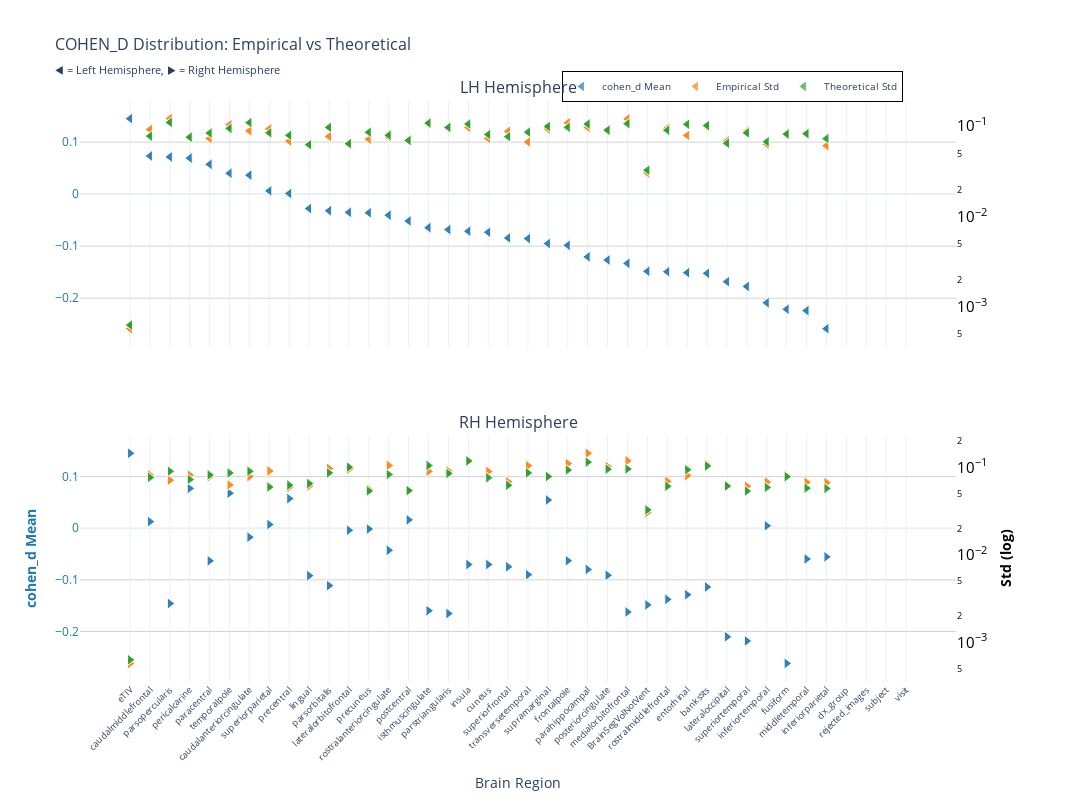
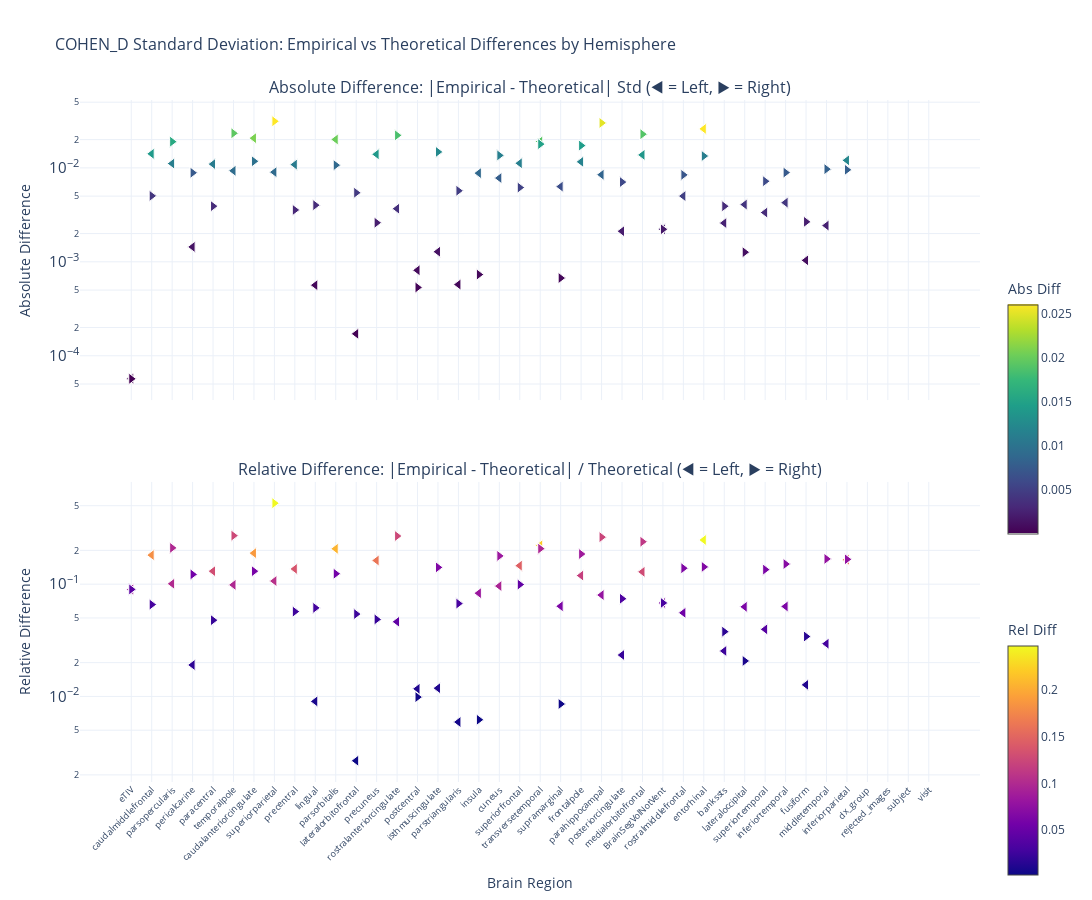

Notebook cell for these charts, in order:
### Markdown cell above
### p-value

### Code cell
nu_nav = df_navr[(df_navr["study"] == "longitudinal") & (df_navr["group"] == "HC-PD")]
data_path = stats_dir / f"cohen_d_longitudinal_{METRIC}.parquet"
df, stats = get_test_stats(
    data_path, stat_functions_F, nu_nav, hemisphere=True, study="longitudinal"
)
show_figure(
    stats, hemisphere=True, stat_name="cohen_d", study="longitudinal", metric=METRIC
)

### Figure 1 — Plotly figure (JSON) as saved in the notebook; plotly's stock layout.template omitted (floating-point values rounded to 4 significant figures)
{"data": [{"hovertemplate": "<b>%{x}</b><br>Mean cohen_d: %{y:.2f}<br><extra></extra>", "legendgroup": "mean", "marker": {"color": "#1f77b4", "line": {"color": "white", "width": 1}, "opacity": 0.7, "size": 10, "symbol": "triangle-left"}, "mode": "markers", "name": "cohen_d Mean", "showlegend": true, "type": "scatter", "x": ["eTIV", "eTIV", "caudalmiddlefrontal", "caudalmiddlefrontal", "parsopercularis", "parsopercularis", "pericalcarine", "pericalcarine", "paracentral", "paracentral", "temporalpole", "temporalpole", "caudalanteriorcingulate", "caudalanteriorcingulate", "superiorparietal", "superiorparietal", "precentral", "precentral", "lingual", "lingual", "parsorbitalis", "parsorbitalis", "lateralorbitofrontal", "lateralorbitofrontal", "precuneus", "precuneus", "rostralanteriorcingulate", "rostralanteriorcingulate", "postcentral", "postcentral", "isthmuscingulate", "isthmuscingulate", "parstriangularis", "parstriangularis", "insula", "insula", "cuneus", "cuneus", "superiorfrontal", "superiorfrontal", "transversetemporal", "transversetemporal", "supramarginal", "supramarginal", "frontalpole", "frontalpole", "parahippocampal", "parahippocampal", "posteriorcingulate", "posteriorcingulate", "medialorbitofrontal", "medialorbitofrontal", "BrainSegVolNotVent", "BrainSegVolNotVent", "rostralmiddlefrontal", "rostralmiddlefrontal", "entorhinal", "entorhinal", "bankssts", "bankssts", "lateraloccipital", "lateraloccipital", "superiortemporal", "superiortemporal", "inferiortemporal", "inferiortemporal", "fusiform", "fusiform", "middletemporal", "middletemporal", "inferiorparietal", "inferiorparietal", "dx_group", "rejected_images", "subject", "visit"], "xaxis": "x", "y": [0.1452, 0.1452, 0.07339, 0.07339, 0.07151, 0.07151, 0.06927, 0.06927, 0.05726, 0.05726, 0.04012, 0.04012, 0.0365, 0.0365, 0.006273, 0.006273, 0.001212, 0.001212, -0.02777, -0.02777, -0.03201, -0.03201, -0.03501, -0.03501, -0.0359, -0.0359, -0.04049, -0.04049, -0.05163, -0.05163, -0.06443, -0.06443, -0.06829, -0.06829, -0.07122, -0.07122, -0.07324, -0.07324, -0.08432, -0.08432, -0.08555, -0.08555, -0.09506, -0.09506, -0.0985, -0.0985, -0.1207, -0.1207, -0.1266, -0.1266, -0.1331, -0.1331, -0.1484, -0.1484, -0.1491, -0.1491, -0.151, -0.151, -0.1524, -0.1524, -0.1684, -0.1684, -0.1776, -0.1776, -0.2089, -0.2089, -0.2214, -0.2214, -0.224, -0.224, -0.2588, -0.2588, NaN, NaN, NaN, NaN], "yaxis": "y"}, {"hovertemplate": "<b>%{x}</b><br>Empirical Std: %{y:.3f}<br><extra></extra>", "legendgroup": "empirical", "marker": {"color": "#ff7f0e", "line": {"color": "white", "width": 1}, "opacity": 0.7, "size": 10, "symbol": "triangle-left"}, "mode": "markers", "name": "Empirical Std", "showlegend": true, "type": "scatter", "x": ["eTIV", "eTIV", "caudalmiddlefrontal", "caudalmiddlefrontal", "parsopercularis", "parsopercularis", "pericalcarine", "pericalcarine", "paracentral", "paracentral", "temporalpole", "temporalpole", "caudalanteriorcingulate", "caudalanteriorcingulate", "superiorparietal", "superiorparietal", "precentral", "precentral", "lingual", "lingual", "parsorbitalis", "parsorbitalis", "lateralorbitofrontal", "lateralorbitofrontal", "precuneus", "precuneus", "rostralanteriorcingulate", "rostralanteriorcingulate", "postcentral", "postcentral", "isthmuscingulate", "isthmuscingulate", "parstriangularis", "parstriangularis", "insula", "insula", "cuneus", "cuneus", "superiorfrontal", "superiorfrontal", "transversetemporal", "transversetemporal", "supramarginal", "supramarginal", "frontalpole", "frontalpole", "parahippocampal", "parahippocampal", "posteriorcingulate", "posteriorcingulate", "medialorbitofrontal", "medialorbitofrontal", "BrainSegVolNotVent", "BrainSegVolNotVent", "rostralmiddlefrontal", "rostralmiddlefrontal", "entorhinal", "entorhinal", "bankssts", "bankssts", "lateraloccipital", "lateraloccipital", "superiortemporal", "superiortemporal", "inferiortemporal", "inferiortemporal", "fusiform", "fusiform", "middletemporal", "middletemporal", "inferiorparietal", "inferiorparietal", "dx_group", "rejected_images", "subject", "visit"], "xaxis": "x", "y": [0.0005753, 0.0005753, 0.09179, 0.09179, 0.1214, 0.1214, 0.077, 0.077, 0.073, 0.073, 0.1038, 0.1038, 0.08884, 0.08884, 0.09344, 0.09344, 0.06842, 0.06842, 0.06192, 0.06192, 0.077, 0.077, 0.06422, 0.06422, 0.07179, 0.07179, 0.07579, 0.07579, 0.07035, 0.07035, 0.1094, 0.1094, 0.09745, 0.09745, 0.09691, 0.09691, 0.0732, 0.0732, 0.0878, 0.0878, 0.06693, 0.06693, 0.09297, 0.09297, 0.1088, 0.1088, 0.09714, 0.09714, 0.08842, 0.08842, 0.1205, 0.1205, 0.03039, 0.03039, 0.0952, 0.0952, 0.07902, 0.07902, 0.09912, 0.09912, 0.06883, 0.06883, 0.08783, 0.08783, 0.06307, 0.06307, 0.08279, 0.08279, 0.08488, 0.08488, 0.06085, 0.06085, NaN, NaN, NaN, NaN], "yaxis": "y2"}, {"error_y": {"array": [1.256e-05, 1.256e-05, 0.001543, 0.001543, 0.00219, 0.00219, 0.001501, 0.001501, 0.001668, 0.001668, 0.001877, 0.001877, 0.002177, 0.002177, 0.001678, 0.001678, 0.001575, 0.001575, 0.001242, 0.001242, 0.001929, 0.001929, 0.001273, 0.001273, 0.001703, 0.001703, 0.001579, 0.001579, 0.001382, 0.001382, 0.002149, 0.002149, 0.001925, 0.001925, 0.0021, 0.0021, 0.001609, 0.001609, 0.001522, 0.001522, 0.001709, 0.001709, 0.001973, 0.001973, 0.001931, 0.001931, 0.002098, 0.002098, 0.001799, 0.001799, 0.002121, 0.002121, 0.000648, 0.000648, 0.001792, 0.001792, 0.002087, 0.002087, 0.002021, 0.002021, 0.001287, 0.001287, 0.001679, 0.001679, 0.001338, 0.001338, 0.001624, 0.001624, 0.001638, 0.001638, 0.001448, 0.001448, NaN, NaN, NaN, NaN], "arrayminus": [1.231e-05, 1.231e-05, 0.001513, 0.001513, 0.002147, 0.002147, 0.001472, 0.001472, 0.001635, 0.001635, 0.001839, 0.001839, 0.002134, 0.002134, 0.001644, 0.001644, 0.001543, 0.001543, 0.001217, 0.001217, 0.00189, 0.00189, 0.001247, 0.001247, 0.00167, 0.00167, 0.001548, 0.001548, 0.001354, 0.001354, 0.002106, 0.002106, 0.001887, 0.001887, 0.002059, 0.002059, 0.001577, 0.001577, 0.001492, 0.001492, 0.001675, 0.001675, 0.001934, 0.001934, 0.001892, 0.001892, 0.002056, 0.002056, 0.001763, 0.001763, 0.002079, 0.002079, 0.0006352, 0.0006352, 0.001757, 0.001757, 0.002045, 0.002045, 0.001981, 0.001981, 0.001261, 0.001261, 0.001645, 0.001645, 0.001311, 0.001311, 0.001592, 0.001592, 0.001606, 0.001606, 0.001419, 0.001419, NaN, NaN, NaN, NaN], "color": "#2ca02c", "thickness": 1, "type": "data", "visible": true, "width": 2}, "hovertemplate": "<b>%{x}</b><br>Theoretical Std: %{y:.3f}<br><extra></extra>", "legendgroup": "theoretical", "marker": {"color": "#2ca02c", "line": {"color": "white", "width": 1}, "opacity": 0.7, "size": 10, "symbol": "triangle-left"}, "mode": "markers", "name": "Theoretical Std", "showlegend": true, "type": "scatter", "x": ["eTIV", "eTIV", "caudalmiddlefrontal", "caudalmiddlefrontal", "parsopercularis", "parsopercularis", "pericalcarine", "pericalcarine", "paracentral", "paracentral", "temporalpole", "temporalpole", "caudalanteriorcingulate", "caudalanteriorcingulate", "superiorparietal", "superiorparietal", "precentral", "precentral", "lingual", "lingual", "parsorbitalis", "parsorbitalis", "lateralorbitofrontal", "lateralorbitofrontal", "precuneus", "precuneus", "rostralanteriorcingulate", "rostralanteriorcingulate", "postcentral", "postcentral", "isthmuscingulate", "isthmuscingulate", "parstriangularis", "parstriangularis", "insula", "insula", "cuneus", "cuneus", "superiorfrontal", "superiorfrontal", "transversetemporal", "transversetemporal", "supramarginal", "supramarginal", "frontalpole", "frontalpole", "parahippocampal", "parahippocampal", "posteriorcingulate", "posteriorcingulate", "medialorbitofrontal", "medialorbitofrontal", "BrainSegVolNotVent", "BrainSegVolNotVent", "rostralmiddlefrontal", "rostralmiddlefrontal", "entorhinal", "entorhinal", "bankssts", "bankssts", "lateraloccipital", "lateraloccipital", "superiortemporal", "superiortemporal", "inferiortemporal", "inferiortemporal", "fusiform", "fusiform", "middletemporal", "middletemporal", "inferiorparietal", "inferiorparietal", "dx_group", "rejected_images", "subject", "visit"], "xaxis": "x", "y": [0.0006321, 0.0006321, 0.07768, 0.07768, 0.1102, 0.1102, 0.07556, 0.07556, 0.08397, 0.08397, 0.09444, 0.09444, 0.1096, 0.1096, 0.08443, 0.08443, 0.07924, 0.07924, 0.06249, 0.06249, 0.09707, 0.09707, 0.06405, 0.06405, 0.08573, 0.08573, 0.07947, 0.07947, 0.06953, 0.06953, 0.1081, 0.1081, 0.09688, 0.09688, 0.1057, 0.1057, 0.08099, 0.08099, 0.0766, 0.0766, 0.08601, 0.08601, 0.09929, 0.09929, 0.09717, 0.09717, 0.1056, 0.1056, 0.09054, 0.09054, 0.1068, 0.1068, 0.03261, 0.03261, 0.09019, 0.09019, 0.105, 0.105, 0.1017, 0.1017, 0.06476, 0.06476, 0.08449, 0.08449, 0.06734, 0.06734, 0.08176, 0.08176, 0.08245, 0.08245, 0.07288, 0.07288, NaN, NaN, NaN, NaN], "yaxis": "y2"}, {"hovertemplate": "<b>%{x}</b><br>Mean cohen_d: %{y:.2f}<br><extra></extra>", "legendgroup": "mean", "marker": {"color": "#1f77b4", "line": {"color": "white", "width": 1}, "opacity": 0.7, "size": 10, "symbol": "triangle-right"}, "mode": "markers", "name": "cohen_d Mean", "showlegend": false, "type": "scatter", "x": ["eTIV", "eTIV", "pericalcarine", "pericalcarine", "temporalpole", "temporalpole", "precentral", "precentral", "supramarginal", "supramarginal", "postcentral", "postcentral", "caudalmiddlefrontal", "caudalmiddlefrontal", "superiorparietal", "superiorparietal", "inferiortemporal", "inferiortemporal", "precuneus", "precuneus", "lateralorbitofrontal", "lateralorbitofrontal", "caudalanteriorcingulate", "caudalanteriorcingulate", "rostralanteriorcingulate", "rostralanteriorcingulate", "inferiorparietal", "inferiorparietal", "middletemporal", "middletemporal", "frontalpole", "frontalpole", "paracentral", "paracentral", "insula", "insula", "cuneus", "cuneus", "superiorfrontal", "superiorfrontal", "parahippocampal", "parahippocampal", "transversetemporal", "transversetemporal", "posteriorcingulate", "posteriorcingulate", "lingual", "lingual", "parsorbitalis", "parsorbitalis", "bankssts", "bankssts", "entorhinal", "entorhinal", "rostralmiddlefrontal", "rostralmiddlefrontal", "parsopercularis", "parsopercularis", "BrainSegVolNotVent", "BrainSegVolNotVent", "isthmuscingulate", "isthmuscingulate", "medialorbitofrontal", "medialorbitofrontal", "parstriangularis", "parstriangularis", "lateraloccipital", "lateraloccipital", "superiortemporal", "superiortemporal", "fusiform", "fusiform", "dx_group", "rejected_images", "subject", "visit"], "xaxis": "x2", "y": [0.1452, 0.1452, 0.07709, 0.07709, 0.06785, 0.06785, 0.05734, 0.05734, 0.05463, 0.05463, 0.01625, 0.01625, 0.01287, 0.01287, 0.007189, 0.007189, 0.004773, 0.004773, -0.001514, -0.001514, -0.003959, -0.003959, -0.01736, -0.01736, -0.0427, -0.0427, -0.05542, -0.05542, -0.05958, -0.05958, -0.06301, -0.06301, -0.06321, -0.06321, -0.07026, -0.07026, -0.07031, -0.07031, -0.0747, -0.0747, -0.07986, -0.07986, -0.08997, -0.08997, -0.09105, -0.09105, -0.09179, -0.09179, -0.1111, -0.1111, -0.1138, -0.1138, -0.1287, -0.1287, -0.1377, -0.1377, -0.1458, -0.1458, -0.1484, -0.1484, -0.1597, -0.1597, -0.1622, -0.1622, -0.1652, -0.1652, -0.2101, -0.2101, -0.2183, -0.2183, -0.2617, -0.2617, NaN, NaN, NaN, NaN], "yaxis": "y3"}, {"hovertemplate": "<b>%{x}</b><br>Empirical Std: %{y:.3f}<br><extra></extra>", "legendgroup": "empirical", "marker": {"color": "#ff7f0e", "line": {"color": "white", "width": 1}, "opacity": 0.7, "size": 10, "symbol": "triangle-right"}, "mode": "markers", "name": "Empirical Std", "showlegend": false, "type": "scatter", "x": ["eTIV", "eTIV", "pericalcarine", "pericalcarine", "temporalpole", "temporalpole", "precentral", "precentral", "supramarginal", "supramarginal", "postcentral", "postcentral", "caudalmiddlefrontal", "caudalmiddlefrontal", "superiorparietal", "superiorparietal", "inferiortemporal", "inferiortemporal", "precuneus", "precuneus", "lateralorbitofrontal", "lateralorbitofrontal", "caudalanteriorcingulate", "caudalanteriorcingulate", "rostralanteriorcingulate", "rostralanteriorcingulate", "inferiorparietal", "inferiorparietal", "middletemporal", "middletemporal", "frontalpole", "frontalpole", "paracentral", "paracentral", "insula", "insula", "cuneus", "cuneus", "superiorfrontal", "superiorfrontal", "parahippocampal", "parahippocampal", "transversetemporal", "transversetemporal", "posteriorcingulate", "posteriorcingulate", "lingual", "lingual", "parsorbitalis", "parsorbitalis", "bankssts", "bankssts", "entorhinal", "entorhinal", "rostralmiddlefrontal", "rostralmiddlefrontal", "parsopercularis", "parsopercularis", "BrainSegVolNotVent", "BrainSegVolNotVent", "isthmuscingulate", "isthmuscingulate", "medialorbitofrontal", "medialorbitofrontal", "parstriangularis", "parstriangularis", "lateraloccipital", "lateraloccipital", "superiortemporal", "superiortemporal", "fusiform", "fusiform", "dx_group", "rejected_images", "subject", "visit"], "xaxis": "x2", "y": [0.0005753, 0.0005753, 0.08142, 0.08142, 0.06289, 0.06289, 0.05899, 0.05899, 0.07779, 0.07779, 0.05462, 0.05462, 0.08152, 0.08152, 0.09084, 0.09084, 0.06785, 0.06785, 0.05627, 0.05627, 0.09493, 0.09493, 0.07829, 0.07829, 0.1049, 0.1049, 0.06678, 0.06678, 0.06745, 0.06745, 0.1103, 0.1103, 0.07793, 0.07793, 0.1188, 0.1188, 0.08964, 0.08964, 0.06837, 0.06837, 0.1446, 0.1446, 0.1043, 0.1043, 0.1022, 0.1022, 0.06118, 0.06118, 0.09693, 0.09693, 0.1074, 0.1074, 0.08044, 0.08044, 0.06912, 0.06912, 0.07125, 0.07125, 0.03039, 0.03039, 0.08996, 0.08996, 0.1184, 0.1184, 0.09065, 0.09065, 0.05984, 0.05984, 0.06068, 0.06068, 0.08062, 0.08062, NaN, NaN, NaN, NaN], "yaxis": "y4"}, {"error_y": {"array": [1.256e-05, 1.256e-05, 0.001442, 0.001442, 0.001714, 0.001714, 0.001243, 0.001243, 0.001559, 0.001559, 0.001075, 0.001075, 0.00152, 0.00152, 0.001182, 0.001182, 0.001171, 0.001171, 0.001066, 0.001066, 0.001994, 0.001994, 0.001789, 0.001789, 0.001643, 0.001643, 0.001138, 0.001138, 0.001148, 0.001148, 0.001849, 0.001849, 0.001626, 0.001626, 0.002347, 0.002347, 0.001511, 0.001511, 0.001236, 0.001236, 0.002276, 0.002276, 0.001716, 0.001716, 0.001891, 0.001891, 0.001295, 0.001295, 0.001714, 0.001714, 0.002056, 0.002056, 0.001864, 0.001864, 0.001206, 0.001206, 0.001793, 0.001793, 0.000648, 0.000648, 0.002081, 0.002081, 0.001899, 0.001899, 0.001688, 0.001688, 0.001214, 0.001214, 0.001062, 0.001062, 0.001549, 0.001549, NaN, NaN, NaN, NaN], "arrayminus": [1.231e-05, 1.231e-05, 0.001413, 0.001413, 0.00168, 0.00168, 0.001218, 0.001218, 0.001528, 0.001528, 0.001053, 0.001053, 0.00149, 0.00149, 0.001159, 0.001159, 0.001148, 0.001148, 0.001045, 0.001045, 0.001955, 0.001955, 0.001754, 0.001754, 0.001611, 0.001611, 0.001115, 0.001115, 0.001125, 0.001125, 0.001812, 0.001812, 0.001594, 0.001594, 0.0023, 0.0023, 0.001481, 0.001481, 0.001211, 0.001211, 0.002231, 0.002231, 0.001682, 0.001682, 0.001854, 0.001854, 0.00127, 0.00127, 0.00168, 0.00168, 0.002015, 0.002015, 0.001827, 0.001827, 0.001182, 0.001182, 0.001758, 0.001758, 0.0006352, 0.0006352, 0.00204, 0.00204, 0.001862, 0.001862, 0.001654, 0.001654, 0.00119, 0.00119, 0.001041, 0.001041, 0.001518, 0.001518, NaN, NaN, NaN, NaN], "color": "#2ca02c", "thickness": 1, "type": "data", "visible": true, "width": 2}, "hovertemplate": "<b>%{x}</b><br>Theoretical Std: %{y:.3f}<br><extra></extra>", "legendgroup": "theoretical", "marker": {"color": "#2ca02c", "line": {"color": "white", "width": 1}, "opacity": 0.7, "size": 10, "symbol": "triangle-right"}, "mode": "markers", "name": "Theoretical Std", "showlegend": false, "type": "scatter", "x": ["eTIV", "eTIV", "pericalcarine", "pericalcarine", "temporalpole", "temporalpole", "precentral", "precentral", "supramarginal", "supramarginal", "postcentral", "postcentral", "caudalmiddlefrontal", "caudalmiddlefrontal", "superiorparietal", "superiorparietal", "inferiortemporal", "inferiortemporal", "precuneus", "precuneus", "lateralorbitofrontal", "lateralorbitofrontal", "caudalanteriorcingulate", "caudalanteriorcingulate", "rostralanteriorcingulate", "rostralanteriorcingulate", "inferiorparietal", "inferiorparietal", "middletemporal", "middletemporal", "frontalpole", "frontalpole", "paracentral", "paracentral", "insula", "insula", "cuneus", "cuneus", "superiorfrontal", "superiorfrontal", "parahippocampal", "parahippocampal", "transversetemporal", "transversetemporal", "posteriorcingulate", "posteriorcingulate", "lingual", "lingual", "parsorbitalis", "parsorbitalis", "bankssts", "bankssts", "entorhinal", "entorhinal", "rostralmiddlefrontal", "rostralmiddlefrontal", "parsopercularis", "parsopercularis", "BrainSegVolNotVent", "BrainSegVolNotVent", "isthmuscingulate", "isthmuscingulate", "medialorbitofrontal", "medialorbitofrontal", "parstriangularis", "parstriangularis", "lateraloccipital", "lateraloccipital", "superiortemporal", "superiortemporal", "fusiform", "fusiform", "dx_group", "rejected_images", "subject", "visit"], "xaxis": "x2", "y": [0.0006321, 0.0006321, 0.07256, 0.07256, 0.08624, 0.08624, 0.06255, 0.06255, 0.07846, 0.07846, 0.05409, 0.05409, 0.07649, 0.07649, 0.05949, 0.05949, 0.05894, 0.05894, 0.05366, 0.05366, 0.1004, 0.1004, 0.09004, 0.09004, 0.0827, 0.0827, 0.05725, 0.05725, 0.05775, 0.05775, 0.09305, 0.09305, 0.08184, 0.08184, 0.1181, 0.1181, 0.07606, 0.07606, 0.0622, 0.0622, 0.1145, 0.1145, 0.08637, 0.08637, 0.09519, 0.09519, 0.06519, 0.06519, 0.08624, 0.08624, 0.1035, 0.1035, 0.0938, 0.0938, 0.0607, 0.0607, 0.09025, 0.09025, 0.03261, 0.03261, 0.1047, 0.1047, 0.09559, 0.09559, 0.08495, 0.08495, 0.06111, 0.06111, 0.05347, 0.05347, 0.07795, 0.07795, NaN, NaN, NaN, NaN], "yaxis": "y4"}], "layout": {"annotations": [{"font": {"size": 16}, "showarrow": false, "text": "LH Hemisphere", "x": 0.47, "xanchor": "center", "xref": "paper", "y": 1, "yanchor": "bottom", "yref": "paper"}, {"font": {"size": 16}, "showarrow": false, "text": "RH Hemisphere", "x": 0.47, "xanchor": "center", "xref": "paper", "y": 0.425, "yanchor": "bottom", "yref": "paper"}], "height": 800, "hovermode": "x", "legend": {"bgcolor": "rgba(255, 255, 255, 0.9)", "bordercolor": "black", "borderwidth": 1, "font": {"size": 10}, "orientation": "h", "x": 0.7, "xanchor": "center", "y": 1.05}, "title": {"font": {"size": 16}, "text": "COHEN_D Distribution: Empirical vs Theoretical<br><sub>◀ = Left Hemisphere, ▶ = Right Hemisphere</sub>"}, "width": 1400, "xaxis": {"anchor": "y", "domain": [0, 0.94], "matches": "x2", "showticklabels": false}, "xaxis2": {"anchor": "y3", "domain": [0, 0.94], "tickangle": -45, "tickfont": {"size": 9}, "title": {"text": "Brain Region"}}, "yaxis": {"anchor": "x", "domain": [0.575, 1], "gridcolor": "lightgray", "showgrid": true, "tickfont": {"color": "#1f77b4"}, "title": {"font": {"color": "#1f77b4"}, "text": ""}}, "yaxis2": {"anchor": "x", "exponentformat": "power", "overlaying": "y", "showgrid": false, "side": "right", "tickfont": {"color": "black"}, "title": {"font": {"color": "black"}, "text": ""}, "type": "log"}, "yaxis3": {"anchor": "x2", "domain": [0, 0.425], "gridcolor": "lightgray", "showgrid": true, "tickfont": {"color": "#1f77b4"}, "title": {"font": {"color": "#1f77b4"}, "text": "<b>cohen_d Mean</b>"}}, "yaxis4": {"anchor": "x2", "exponentformat": "power", "overlaying": "y3", "showgrid": false, "side": "right", "tickfont": {"color": "black"}, "title": {"font": {"color": "black"}, "text": "<b>Std (log)</b>"}, "type": "log"}}}

### Figure 2 — Plotly figure (JSON) as saved in the notebook; plotly's stock layout.template omitted (floating-point values rounded to 4 significant figures)
{"data": [{"hovertemplate": "<b>%{x}</b><br>Hemisphere: %{text}<br>Abs Diff: %{y:.4f}<br><extra></extra>", "legendgroup": "abs_lh", "marker": {"color": [5.68e-05, 5.68e-05, 0.01411, 0.01411, 0.01111, 0.01111, 0.00144, 0.00144, 0.01097, 0.01097, 0.009308, 0.009308, 0.02071, 0.02071, 0.009006, 0.009006, 0.01083, 0.01083, 0.0005644, 0.0005644, 0.02006, 0.02006, 0.0001712, 0.0001712, 0.01394, 0.01394, 0.003677, 0.003677, 0.0008124, 0.0008124, 0.001281, 0.001281, 0.0005728, 0.0005728, 0.008788, 0.008788, 0.007791, 0.007791, 0.0112, 0.0112, 0.01907, 0.01907, 0.006318, 0.006318, 0.0116, 0.0116, 0.008452, 0.008452, 0.002116, 0.002116, 0.01374, 0.01374, 0.002219, 0.002219, 0.005009, 0.005009, 0.026, 0.026, 0.002585, 0.002585, 0.004068, 0.004068, 0.003346, 0.003346, 0.004264, 0.004264, 0.001036, 0.001036, 0.002431, 0.002431, 0.01203, 0.01203, NaN, NaN, NaN, NaN], "colorbar": {"len": 0.4, "title": {"text": "Abs Diff"}, "y": 0.75, "yanchor": "top"}, "colorscale": [[0, "#440154"], [0.1111, "#482878"], [0.2222, "#3e4989"], [0.3333, "#31688e"], [0.4444, "#26828e"], [0.5556, "#1f9e89"], [0.6667, "#35b779"], [0.7778, "#6ece58"], [0.8889, "#b5de2b"], [1, "#fde725"]], "line": {"color": "white", "width": 1}, "showscale": true, "size": 10, "symbol": "triangle-left"}, "mode": "markers", "name": "Absolute (lh)", "showlegend": false, "text": ["lh", "lh", "lh", "lh", "lh", "lh", "lh", "lh", "lh", "lh", "lh", "lh", "lh", "lh", "lh", "lh", "lh", "lh", "lh", "lh", "lh", "lh", "lh", "lh", "lh", "lh", "lh", "lh", "lh", "lh", "lh", "lh", "lh", "lh", "lh", "lh", "lh", "lh", "lh", "lh", "lh", "lh", "lh", "lh", "lh", "lh", "lh", "lh", "lh", "lh", "lh", "lh", "lh", "lh", "lh", "lh", "lh", "lh", "lh", "lh", "lh", "lh", "lh", "lh", "lh", "lh", "lh", "lh", "lh", "lh", "lh", "lh", "lh", "lh", "lh", "lh"], "type": "scatter", "x": ["eTIV", "eTIV", "caudalmiddlefrontal", "caudalmiddlefrontal", "parsopercularis", "parsopercularis", "pericalcarine", "pericalcarine", "paracentral", "paracentral", "temporalpole", "temporalpole", "caudalanteriorcingulate", "caudalanteriorcingulate", "superiorparietal", "superiorparietal", "precentral", "precentral", "lingual", "lingual", "parsorbitalis", "parsorbitalis", "lateralorbitofrontal", "lateralorbitofrontal", "precuneus", "precuneus", "rostralanteriorcingulate", "rostralanteriorcingulate", "postcentral", "postcentral", "isthmuscingulate", "isthmuscingulate", "parstriangularis", "parstriangularis", "insula", "insula", "cuneus", "cuneus", "superiorfrontal", "superiorfrontal", "transversetemporal", "transversetemporal", "supramarginal", "supramarginal", "frontalpole", "frontalpole", "parahippocampal", "parahippocampal", "posteriorcingulate", "posteriorcingulate", "medialorbitofrontal", "medialorbitofrontal", "BrainSegVolNotVent", "BrainSegVolNotVent", "rostralmiddlefrontal", "rostralmiddlefrontal", "entorhinal", "entorhinal", "bankssts", "bankssts", "lateraloccipital", "lateraloccipital", "superiortemporal", "superiortemporal", "inferiortemporal", "inferiortemporal", "fusiform", "fusiform", "middletemporal", "middletemporal", "inferiorparietal", "inferiorparietal", "dx_group", "rejected_images", "subject", "visit"], "xaxis": "x", "y": [5.68e-05, 5.68e-05, 0.01411, 0.01411, 0.01111, 0.01111, 0.00144, 0.00144, 0.01097, 0.01097, 0.009308, 0.009308, 0.02071, 0.02071, 0.009006, 0.009006, 0.01083, 0.01083, 0.0005644, 0.0005644, 0.02006, 0.02006, 0.0001712, 0.0001712, 0.01394, 0.01394, 0.003677, 0.003677, 0.0008124, 0.0008124, 0.001281, 0.001281, 0.0005728, 0.0005728, 0.008788, 0.008788, 0.007791, 0.007791, 0.0112, 0.0112, 0.01907, 0.01907, 0.006318, 0.006318, 0.0116, 0.0116, 0.008452, 0.008452, 0.002116, 0.002116, 0.01374, 0.01374, 0.002219, 0.002219, 0.005009, 0.005009, 0.026, 0.026, 0.002585, 0.002585, 0.004068, 0.004068, 0.003346, 0.003346, 0.004264, 0.004264, 0.001036, 0.001036, 0.002431, 0.002431, 0.01203, 0.01203, NaN, NaN, NaN, NaN], "yaxis": "y"}, {"hovertemplate": "<b>%{x}</b><br>Hemisphere: %{text}<br>Rel Diff: %{y:.2%}<br><extra></extra>", "legendgroup": "rel_lh", "marker": {"color": [0.08986, 0.08986, 0.1816, 0.1816, 0.1008, 0.1008, 0.01906, 0.01906, 0.1306, 0.1306, 0.09856, 0.09856, 0.1891, 0.1891, 0.1067, 0.1067, 0.1366, 0.1366, 0.009033, 0.009033, 0.2067, 0.2067, 0.002672, 0.002672, 0.1626, 0.1626, 0.04627, 0.04627, 0.01168, 0.01168, 0.01184, 0.01184, 0.005912, 0.005912, 0.08314, 0.08314, 0.0962, 0.0962, 0.1462, 0.1462, 0.2218, 0.2218, 0.06363, 0.06363, 0.1193, 0.1193, 0.08004, 0.08004, 0.02338, 0.02338, 0.1287, 0.1287, 0.06805, 0.06805, 0.05553, 0.05553, 0.2476, 0.2476, 0.02541, 0.02541, 0.06282, 0.06282, 0.0396, 0.0396, 0.06333, 0.06333, 0.01268, 0.01268, 0.02949, 0.02949, 0.1651, 0.1651, NaN, NaN, NaN, NaN], "colorbar": {"len": 0.4, "title": {"text": "Rel Diff"}, "y": 0.25, "yanchor": "top"}, "colorscale": [[0, "#0d0887"], [0.1111, "#46039f"], [0.2222, "#7201a8"], [0.3333, "#9c179e"], [0.4444, "#bd3786"], [0.5556, "#d8576b"], [0.6667, "#ed7953"], [0.7778, "#fb9f3a"], [0.8889, "#fdca26"], [1, "#f0f921"]], "line": {"color": "white", "width": 1}, "showscale": true, "size": 10, "symbol": "triangle-left"}, "mode": "markers", "name": "Relative (lh)", "showlegend": false, "text": ["lh", "lh", "lh", "lh", "lh", "lh", "lh", "lh", "lh", "lh", "lh", "lh", "lh", "lh", "lh", "lh", "lh", "lh", "lh", "lh", "lh", "lh", "lh", "lh", "lh", "lh", "lh", "lh", "lh", "lh", "lh", "lh", "lh", "lh", "lh", "lh", "lh", "lh", "lh", "lh", "lh", "lh", "lh", "lh", "lh", "lh", "lh", "lh", "lh", "lh", "lh", "lh", "lh", "lh", "lh", "lh", "lh", "lh", "lh", "lh", "lh", "lh", "lh", "lh", "lh", "lh", "lh", "lh", "lh", "lh", "lh", "lh", "lh", "lh", "lh", "lh"], "type": "scatter", "x": ["eTIV", "eTIV", "caudalmiddlefrontal", "caudalmiddlefrontal", "parsopercularis", "parsopercularis", "pericalcarine", "pericalcarine", "paracentral", "paracentral", "temporalpole", "temporalpole", "caudalanteriorcingulate", "caudalanteriorcingulate", "superiorparietal", "superiorparietal", "precentral", "precentral", "lingual", "lingual", "parsorbitalis", "parsorbitalis", "lateralorbitofrontal", "lateralorbitofrontal", "precuneus", "precuneus", "rostralanteriorcingulate", "rostralanteriorcingulate", "postcentral", "postcentral", "isthmuscingulate", "isthmuscingulate", "parstriangularis", "parstriangularis", "insula", "insula", "cuneus", "cuneus", "superiorfrontal", "superiorfrontal", "transversetemporal", "transversetemporal", "supramarginal", "supramarginal", "frontalpole", "frontalpole", "parahippocampal", "parahippocampal", "posteriorcingulate", "posteriorcingulate", "medialorbitofrontal", "medialorbitofrontal", "BrainSegVolNotVent", "BrainSegVolNotVent", "rostralmiddlefrontal", "rostralmiddlefrontal", "entorhinal", "entorhinal", "bankssts", "bankssts", "lateraloccipital", "lateraloccipital", "superiortemporal", "superiortemporal", "inferiortemporal", "inferiortemporal", "fusiform", "fusiform", "middletemporal", "middletemporal", "inferiorparietal", "inferiorparietal", "dx_group", "rejected_images", "subject", "visit"], "xaxis": "x2", "y": [0.08986, 0.08986, 0.1816, 0.1816, 0.1008, 0.1008, 0.01906, 0.01906, 0.1306, 0.1306, 0.09856, 0.09856, 0.1891, 0.1891, 0.1067, 0.1067, 0.1366, 0.1366, 0.009033, 0.009033, 0.2067, 0.2067, 0.002672, 0.002672, 0.1626, 0.1626, 0.04627, 0.04627, 0.01168, 0.01168, 0.01184, 0.01184, 0.005912, 0.005912, 0.08314, 0.08314, 0.0962, 0.0962, 0.1462, 0.1462, 0.2218, 0.2218, 0.06363, 0.06363, 0.1193, 0.1193, 0.08004, 0.08004, 0.02338, 0.02338, 0.1287, 0.1287, 0.06805, 0.06805, 0.05553, 0.05553, 0.2476, 0.2476, 0.02541, 0.02541, 0.06282, 0.06282, 0.0396, 0.0396, 0.06333, 0.06333, 0.01268, 0.01268, 0.02949, 0.02949, 0.1651, 0.1651, NaN, NaN, NaN, NaN], "yaxis": "y2"}, {"hovertemplate": "<b>%{x}</b><br>Hemisphere: %{text}<br>Abs Diff: %{y:.4f}<br><extra></extra>", "legendgroup": "abs_rh", "marker": {"color": [5.68e-05, 5.68e-05, 0.008869, 0.008869, 0.02335, 0.02335, 0.003564, 0.003564, 0.0006716, 0.0006716, 0.0005334, 0.0005334, 0.005034, 0.005034, 0.03135, 0.03135, 0.008908, 0.008908, 0.002606, 0.002606, 0.005436, 0.005436, 0.01175, 0.01175, 0.0222, 0.0222, 0.009532, 0.009532, 0.009695, 0.009695, 0.01727, 0.01727, 0.003911, 0.003911, 0.0007316, 0.0007316, 0.01358, 0.01358, 0.006171, 0.006171, 0.03007, 0.03007, 0.0179, 0.0179, 0.007061, 0.007061, 0.004009, 0.004009, 0.01069, 0.01069, 0.003906, 0.003906, 0.01337, 0.01337, 0.008422, 0.008422, 0.019, 0.019, 0.002219, 0.002219, 0.01478, 0.01478, 0.02283, 0.02283, 0.005705, 0.005705, 0.001265, 0.001265, 0.007209, 0.007209, 0.002664, 0.002664, NaN, NaN, NaN, NaN], "colorbar": {"len": 0.4, "title": {"text": "Abs Diff"}, "y": 0.75, "yanchor": "top"}, "colorscale": [[0, "#440154"], [0.1111, "#482878"], [0.2222, "#3e4989"], [0.3333, "#31688e"], [0.4444, "#26828e"], [0.5556, "#1f9e89"], [0.6667, "#35b779"], [0.7778, "#6ece58"], [0.8889, "#b5de2b"], [1, "#fde725"]], "line": {"color": "white", "width": 1}, "showscale": false, "size": 10, "symbol": "triangle-right"}, "mode": "markers", "name": "Absolute (rh)", "showlegend": false, "text": ["rh", "rh", "rh", "rh", "rh", "rh", "rh", "rh", "rh", "rh", "rh", "rh", "rh", "rh", "rh", "rh", "rh", "rh", "rh", "rh", "rh", "rh", "rh", "rh", "rh", "rh", "rh", "rh", "rh", "rh", "rh", "rh", "rh", "rh", "rh", "rh", "rh", "rh", "rh", "rh", "rh", "rh", "rh", "rh", "rh", "rh", "rh", "rh", "rh", "rh", "rh", "rh", "rh", "rh", "rh", "rh", "rh", "rh", "rh", "rh", "rh", "rh", "rh", "rh", "rh", "rh", "rh", "rh", "rh", "rh", "rh", "rh", "rh", "rh", "rh", "rh"], "type": "scatter", "x": ["eTIV", "eTIV", "pericalcarine", "pericalcarine", "temporalpole", "temporalpole", "precentral", "precentral", "supramarginal", "supramarginal", "postcentral", "postcentral", "caudalmiddlefrontal", "caudalmiddlefrontal", "superiorparietal", "superiorparietal", "inferiortemporal", "inferiortemporal", "precuneus", "precuneus", "lateralorbitofrontal", "lateralorbitofrontal", "caudalanteriorcingulate", "caudalanteriorcingulate", "rostralanteriorcingulate", "rostralanteriorcingulate", "inferiorparietal", "inferiorparietal", "middletemporal", "middletemporal", "frontalpole", "frontalpole", "paracentral", "paracentral", "insula", "insula", "cuneus", "cuneus", "superiorfrontal", "superiorfrontal", "parahippocampal", "parahippocampal", "transversetemporal", "transversetemporal", "posteriorcingulate", "posteriorcingulate", "lingual", "lingual", "parsorbitalis", "parsorbitalis", "bankssts", "bankssts", "entorhinal", "entorhinal", "rostralmiddlefrontal", "rostralmiddlefrontal", "parsopercularis", "parsopercularis", "BrainSegVolNotVent", "BrainSegVolNotVent", "isthmuscingulate", "isthmuscingulate", "medialorbitofrontal", "medialorbitofrontal", "parstriangularis", "parstriangularis", "lateraloccipital", "lateraloccipital", "superiortemporal", "superiortemporal", "fusiform", "fusiform", "dx_group", "rejected_images", "subject", "visit"], "xaxis": "x", "y": [5.68e-05, 5.68e-05, 0.008869, 0.008869, 0.02335, 0.02335, 0.003564, 0.003564, 0.0006716, 0.0006716, 0.0005334, 0.0005334, 0.005034, 0.005034, 0.03135, 0.03135, 0.008908, 0.008908, 0.002606, 0.002606, 0.005436, 0.005436, 0.01175, 0.01175, 0.0222, 0.0222, 0.009532, 0.009532, 0.009695, 0.009695, 0.01727, 0.01727, 0.003911, 0.003911, 0.0007316, 0.0007316, 0.01358, 0.01358, 0.006171, 0.006171, 0.03007, 0.03007, 0.0179, 0.0179, 0.007061, 0.007061, 0.004009, 0.004009, 0.01069, 0.01069, 0.003906, 0.003906, 0.01337, 0.01337, 0.008422, 0.008422, 0.019, 0.019, 0.002219, 0.002219, 0.01478, 0.01478, 0.02283, 0.02283, 0.005705, 0.005705, 0.001265, 0.001265, 0.007209, 0.007209, 0.002664, 0.002664, NaN, NaN, NaN, NaN], "yaxis": "y"}, {"hovertemplate": "<b>%{x}</b><br>Hemisphere: %{text}<br>Rel Diff: %{y:.2%}<br><extra></extra>", "legendgroup": "rel_rh", "marker": {"color": [0.08986, 0.08986, 0.1222, 0.1222, 0.2708, 0.2708, 0.05698, 0.05698, 0.00856, 0.00856, 0.009862, 0.009862, 0.06581, 0.06581, 0.5269, 0.5269, 0.1511, 0.1511, 0.04857, 0.04857, 0.05416, 0.05416, 0.1305, 0.1305, 0.2685, 0.2685, 0.1665, 0.1665, 0.1679, 0.1679, 0.1856, 0.1856, 0.04779, 0.04779, 0.006195, 0.006195, 0.1785, 0.1785, 0.09921, 0.09921, 0.2626, 0.2626, 0.2073, 0.2073, 0.07418, 0.07418, 0.0615, 0.0615, 0.1239, 0.1239, 0.03775, 0.03775, 0.1425, 0.1425, 0.1387, 0.1387, 0.2105, 0.2105, 0.06805, 0.06805, 0.1411, 0.1411, 0.2389, 0.2389, 0.06715, 0.06715, 0.0207, 0.0207, 0.1348, 0.1348, 0.03418, 0.03418, NaN, NaN, NaN, NaN], "colorbar": {"len": 0.4, "title": {"text": "Rel Diff"}, "y": 0.25, "yanchor": "top"}, "colorscale": [[0, "#0d0887"], [0.1111, "#46039f"], [0.2222, "#7201a8"], [0.3333, "#9c179e"], [0.4444, "#bd3786"], [0.5556, "#d8576b"], [0.6667, "#ed7953"], [0.7778, "#fb9f3a"], [0.8889, "#fdca26"], [1, "#f0f921"]], "line": {"color": "white", "width": 1}, "showscale": false, "size": 10, "symbol": "triangle-right"}, "mode": "markers", "name": "Relative (rh)", "showlegend": false, "text": ["rh", "rh", "rh", "rh", "rh", "rh", "rh", "rh", "rh", "rh", "rh", "rh", "rh", "rh", "rh", "rh", "rh", "rh", "rh", "rh", "rh", "rh", "rh", "rh", "rh", "rh", "rh", "rh", "rh", "rh", "rh", "rh", "rh", "rh", "rh", "rh", "rh", "rh", "rh", "rh", "rh", "rh", "rh", "rh", "rh", "rh", "rh", "rh", "rh", "rh", "rh", "rh", "rh", "rh", "rh", "rh", "rh", "rh", "rh", "rh", "rh", "rh", "rh", "rh", "rh", "rh", "rh", "rh", "rh", "rh", "rh", "rh", "rh", "rh", "rh", "rh"], "type": "scatter", "x": ["eTIV", "eTIV", "pericalcarine", "pericalcarine", "temporalpole", "temporalpole", "precentral", "precentral", "supramarginal", "supramarginal", "postcentral", "postcentral", "caudalmiddlefrontal", "caudalmiddlefrontal", "superiorparietal", "superiorparietal", "inferiortemporal", "inferiortemporal", "precuneus", "precuneus", "lateralorbitofrontal", "lateralorbitofrontal", "caudalanteriorcingulate", "caudalanteriorcingulate", "rostralanteriorcingulate", "rostralanteriorcingulate", "inferiorparietal", "inferiorparietal", "middletemporal", "middletemporal", "frontalpole", "frontalpole", "paracentral", "paracentral", "insula", "insula", "cuneus", "cuneus", "superiorfrontal", "superiorfrontal", "parahippocampal", "parahippocampal", "transversetemporal", "transversetemporal", "posteriorcingulate", "posteriorcingulate", "lingual", "lingual", "parsorbitalis", "parsorbitalis", "bankssts", "bankssts", "entorhinal", "entorhinal", "rostralmiddlefrontal", "rostralmiddlefrontal", "parsopercularis", "parsopercularis", "BrainSegVolNotVent", "BrainSegVolNotVent", "isthmuscingulate", "isthmuscingulate", "medialorbitofrontal", "medialorbitofrontal", "parstriangularis", "parstriangularis", "lateraloccipital", "lateraloccipital", "superiortemporal", "superiortemporal", "fusiform", "fusiform", "dx_group", "rejected_images", "subject", "visit"], "xaxis": "x2", "y": [0.08986, 0.08986, 0.1222, 0.1222, 0.2708, 0.2708, 0.05698, 0.05698, 0.00856, 0.00856, 0.009862, 0.009862, 0.06581, 0.06581, 0.5269, 0.5269, 0.1511, 0.1511, 0.04857, 0.04857, 0.05416, 0.05416, 0.1305, 0.1305, 0.2685, 0.2685, 0.1665, 0.1665, 0.1679, 0.1679, 0.1856, 0.1856, 0.04779, 0.04779, 0.006195, 0.006195, 0.1785, 0.1785, 0.09921, 0.09921, 0.2626, 0.2626, 0.2073, 0.2073, 0.07418, 0.07418, 0.0615, 0.0615, 0.1239, 0.1239, 0.03775, 0.03775, 0.1425, 0.1425, 0.1387, 0.1387, 0.2105, 0.2105, 0.06805, 0.06805, 0.1411, 0.1411, 0.2389, 0.2389, 0.06715, 0.06715, 0.0207, 0.0207, 0.1348, 0.1348, 0.03418, 0.03418, NaN, NaN, NaN, NaN], "yaxis": "y2"}], "layout": {"annotations": [{"font": {"size": 16}, "showarrow": false, "text": "Absolute Difference: |Empirical - Theoretical| Std (◀ = Left, ▶ = Right)", "x": 0.5, "xanchor": "center", "xref": "paper", "y": 1, "yanchor": "bottom", "yref": "paper"}, {"font": {"size": 16}, "showarrow": false, "text": "Relative Difference: |Empirical - Theoretical| / Theoretical (◀ = Left, ▶ = Right)", "x": 0.5, "xanchor": "center", "xref": "paper", "y": 0.44, "yanchor": "bottom", "yref": "paper"}], "height": 900, "hovermode": "x unified", "showlegend": false, "title": {"font": {"size": 16}, "text": "COHEN_D Standard Deviation: Empirical vs Theoretical Differences by Hemisphere"}, "width": 1400, "xaxis": {"anchor": "y", "domain": [0, 1], "showticklabels": false}, "xaxis2": {"anchor": "y2", "domain": [0, 1], "tickangle": -45, "tickfont": {"size": 9}, "title": {"text": "Brain Region"}}, "yaxis": {"anchor": "x", "domain": [0.56, 1], "exponentformat": "power", "title": {"text": "Absolute Difference"}, "type": "log"}, "yaxis2": {"anchor": "x2", "domain": [0, 0.44], "exponentformat": "power", "title": {"text": "Relative Difference"}, "type": "log"}}}
